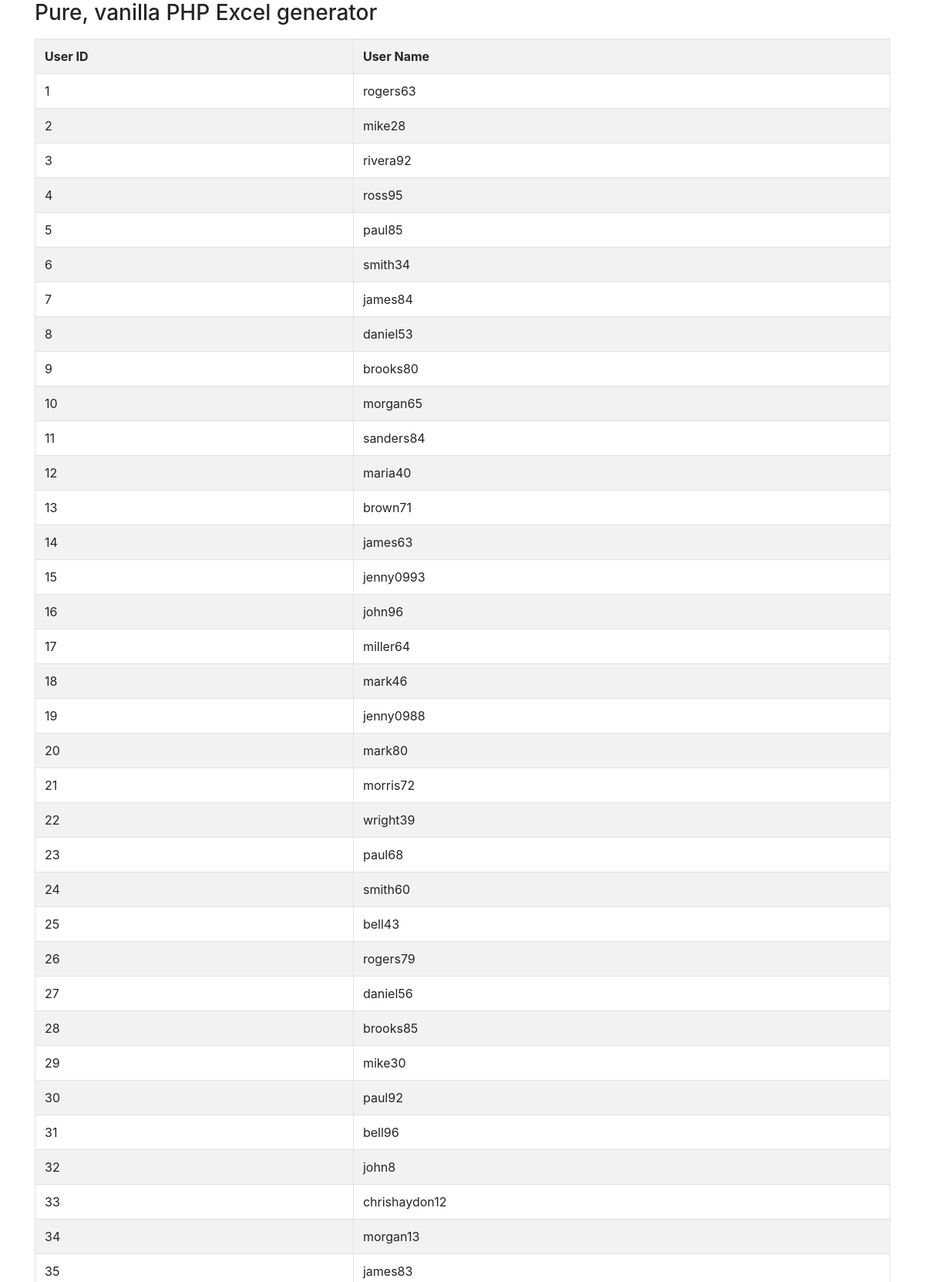
The page / (upper part) on the database its author committed.
### tables this page shows
CREATE TABLE `user_details` (
  `user_id` int(11) NOT NULL,
  `username` varchar(255) DEFAULT NULL
);

### index.php (the view, shortened to what this page needs)
<?php
include 'connection.php';
$qry =$db_connect->prepare('select * from user_details');
$qry->execute();
?>
<head>
<link rel="stylesheet" href="https://stackpath.bootstrapcdn.com/bootstrap/4.3.1/css/bootstrap.min.css">
</head>
<body>
<div class="container">
  <div class="panel">
    <div class="panel-heading">
      <h3>Pure, vanilla PHP Excel generator</h3>
      <p>
      <div class="panel-body">
        <table border="1" class="table table-bordered table-striped">
    				<tr>
    					<th>User ID</th>
    					<th>User Name</th>
    				</tr>
            <?php
            while($row=$qry->FETCH(PDO::FETCH_ASSOC)){
              echo '
              <tr>
                <td>'.$row["user_id"].'</td>
                <td>'.$row["username"].'</td>
              </tr>
              ';
            }
            ?>
    		</table>
      </div>
    </div>
  </div>
</div>
</body>

### rows shown on the page
user_details: user_id "1", username "rogers63"
user_details: user_id "2", username "mike28"
user_details: user_id "3", username "rivera92"
user_details: user_id "4", username "ross95"
user_details: user_id "5", username "paul85"
user_details: user_id "6", username "smith34"
user_details: user_id "7", username "james84"
user_details: user_id "8", username "daniel53"
user_details: user_id "9", username "brooks80"
user_details: user_id "10", username "morgan65"
user_details: user_id "11", username "sanders84"
user_details: user_id "12", username "maria40"
user_details: user_id "13", username "brown71"
user_details: user_id "14", username "james63"
user_details: user_id "15", username "jenny0993"
user_details: user_id "16", username "john96"
user_details: user_id "17", username "miller64"
user_details: user_id "18", username "mark46"
user_details: user_id "19", username "jenny0988"
user_details: user_id "20", username "mark80"
user_details: user_id "21", username "morris72"
user_details: user_id "22", username "wright39"
user_details: user_id "23", username "paul68"
user_details: user_id "24", username "smith60"
user_details: user_id "25", username "bell43"
user_details: user_id "26", username "rogers79"
user_details: user_id "27", username "daniel56"
user_details: user_id "28", username "brooks85"
user_details: user_id "29", username "mike30"
user_details: user_id "30", username "paul92"
user_details: user_id "31", username "bell96"
user_details: user_id "32", username "john8"
user_details: user_id "33", username "chrishaydon12"
user_details: user_id "34", username "morgan13"
user_details: user_id "35", username "james83"
